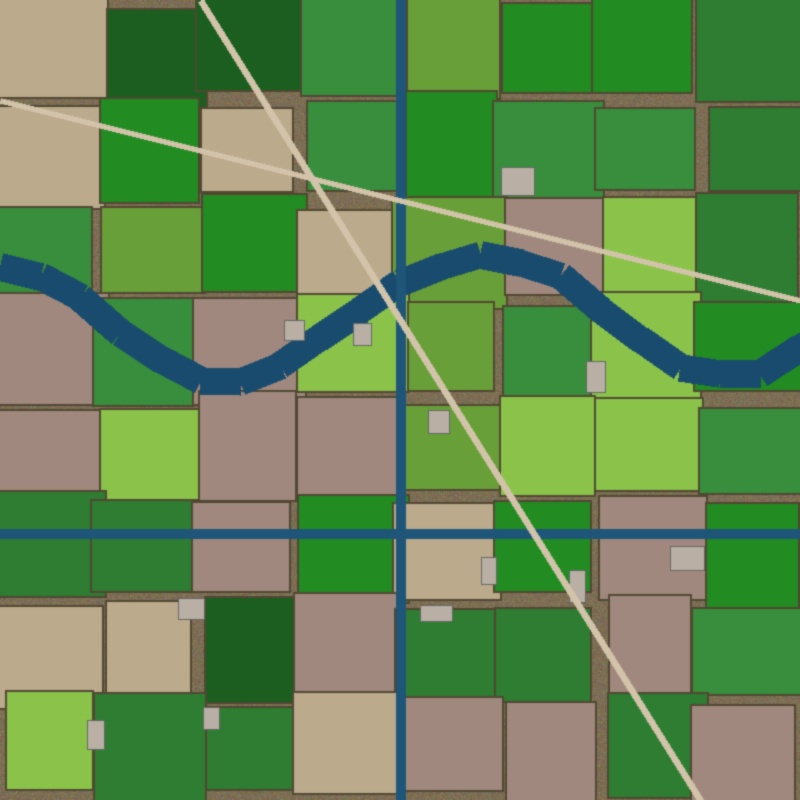
#> input picture backend/samples/agriculture_delta.jpg, 800 x 800 px
$ python -i water_detection.py   (imports and definitions only)   (older library calls are emulated)
#> lines starting #> are read from the running program, lines starting #| are printed output that depends on the picture; after the words box and inside, x2 and y2 are one past the last pixel; in counts of white or black regions, pixels touching at a corner belong together
import os
import cv2
import numpy as np
from PIL import Image
from typing import Dict, Any, Tuple, List


def detect_water_bodies(
    rgb_arr: np.ndarray,
    output_dir: str,
    prefix: str = "water"
) -> Tuple[float, str, Dict[str, Any], List[Dict[str, Any]]]:
    """
    Detects inland and marine water bodies using optical water indices:
    - RGB NDWI (Normalized Difference Water Index RGB): (G - R) / (G + R)
    - Blue-Red absorption ratio: (B - R) / (B + R)
    - Texture uniformity (water has very low local standard deviation)
    - HSV chromaticity filtering

    Returns:
        (water_percentage, mask_path, details, detected_water_features)
    """
#> called with output_dir = 'out.png', prefix = 'water'
    h, w, _ = rgb_arr.shape
    total_pixels = float(h * w)

    img_f = rgb_arr.astype(np.float32) / 255.0
    r = img_f[:, :, 0]
    g = img_f[:, :, 1]
    b = img_f[:, :, 2]

    # Water has higher blue/green than red, and low overall red reflectance
    denom_gr = g + r
    denom_gr[denom_gr < 1e-5] = 1e-5
    ndwi_rgb = (g - r) / denom_gr

    denom_br = b + r
    denom_br[denom_br < 1e-5] = 1e-5
    blue_ratio = (b - r) / denom_br

    # Convert to grayscale to measure local texture/variance
    gray = cv2.cvtColor(rgb_arr, cv2.COLOR_RGB2GRAY)
    blur = cv2.GaussianBlur(gray, (5, 5), 0)
    laplacian_var = cv2.Laplacian(blur, cv2.CV_32F)
    texture_low = np.abs(laplacian_var) < 15.0
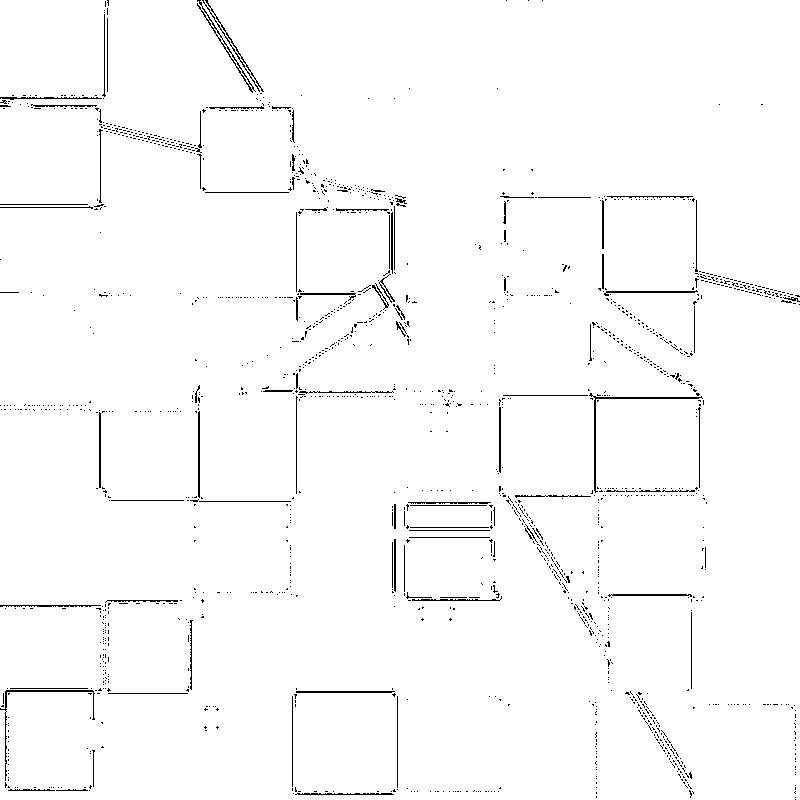
#> texture_low: shape (800, 800) bool; 98.1% white; black in thin lines or dots

    # HSV values: Water typically has Hue in blue/cyan range (85-135) or low Saturation with low Value
    hsv = cv2.cvtColor(rgb_arr, cv2.COLOR_RGB2HSV)
#> hsv: shape (800, 800, 3); mean H, S, V 43.7, 126.8, 145.9
    hue = hsv[:, :, 0]
    sat = hsv[:, :, 1]
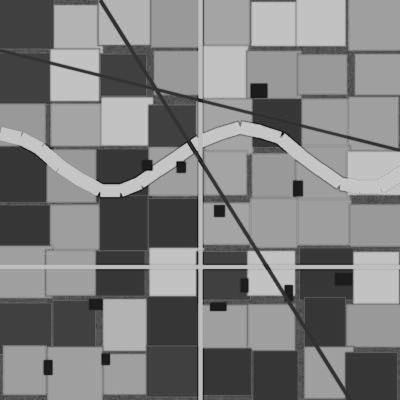
#> sat: shape (800, 800) (shown at 1/2 size); min 0, max 217, mean 126.8
    val = hsv[:, :, 2]
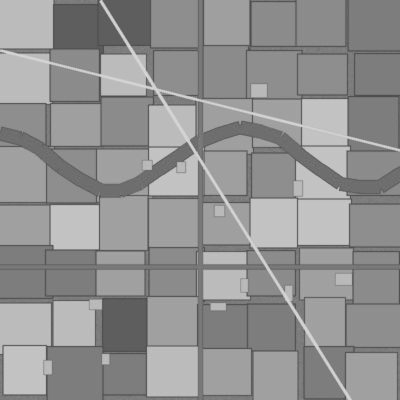
#> val: shape (800, 800) (shown at 1/2 size); min 72, max 218, mean 145.9

    # Conditions for water:
    # 1. Deep blue/ocean/lake: Blue > Red and Blue > Green, Hue in [80, 140], Val < 220
    deep_water = (b > r * 1.15) & (b > g * 0.95) & (hue >= 80) & (hue <= 140) & (val < 200)
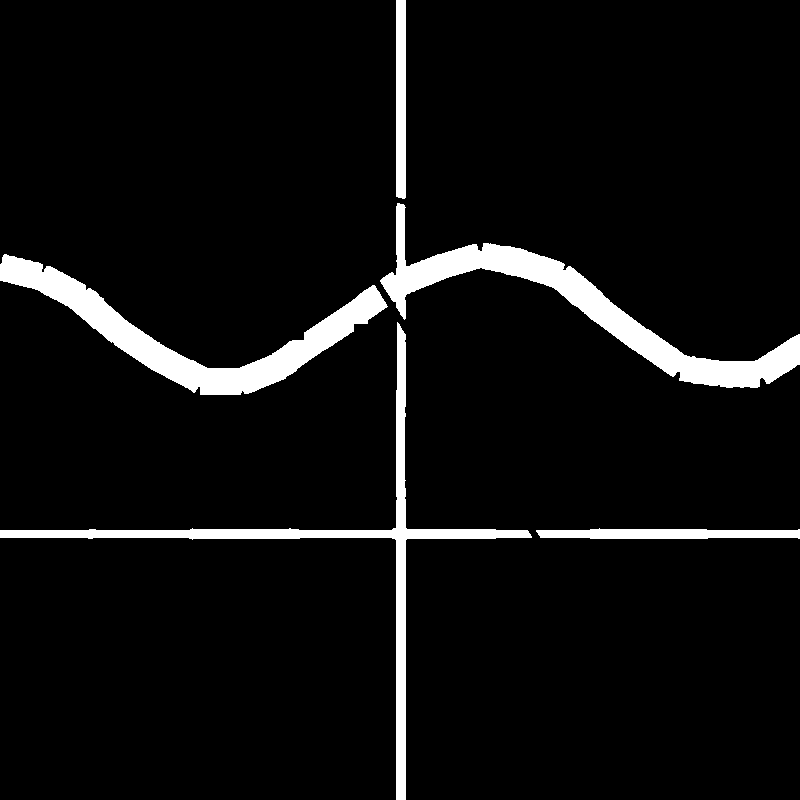
#> deep_water: shape (800, 800) bool; 5.9% white; 5 white regions, box (x1, y1, x2, y2) and area: (380, 203, 800, 388) 12763, (0, 254, 388, 395) 11723, (0, 322, 532, 800) 9168, (536, 528, 800, 539) 2336, (396, 0, 406, 199) 1981

    # 2. Turbid / silt / shallow river water: Green > Red, Blue high, low brightness
    turbid_water = (ndwi_rgb > 0.08) & (r < 0.45) & (val < 160) & texture_low
#> turbid_water: shape (800, 800) bool; 52.6% white; 414 black regions (380 under 20 px), largest, box (x1, y1, x2, y2) and area: (0, 0, 800, 800) 238212, (0, 539, 396, 800) 59753, (504, 274, 572, 306) 1452

    # 3. Very dark water bodies (high absorption in all optical bands)
    dark_water = (val < 50) & (sat > 20) & (np.abs(b - g) < 0.15)
#> dark_water: shape (800, 800) bool; every value is 0

    combined_water = (deep_water | turbid_water | dark_water) & texture_low
#> combined_water: shape (800, 800) bool; 52.6% white; 421 black regions (387 under 20 px), largest, box (x1, y1, x2, y2) and area: (0, 0, 800, 800) 238052, (0, 539, 396, 800) 59753, (504, 275, 572, 306) 1435

    # Clean mask
    water_mask = combined_water.astype(np.uint8) * 255
    kernel = cv2.getStructuringElement(cv2.MORPH_ELLIPSE, (5, 5))
    water_mask = cv2.morphologyEx(water_mask, cv2.MORPH_OPEN, kernel)
#> water_mask: shape (800, 800); 51.6% white; 112 black regions (102 under 20 px), largest, box (x1, y1, x2, y2) and area: (0, 0, 800, 800) 248235, (0, 539, 398, 800) 60021, (406, 274, 488, 311) 540
    water_mask = cv2.morphologyEx(water_mask, cv2.MORPH_CLOSE, kernel)
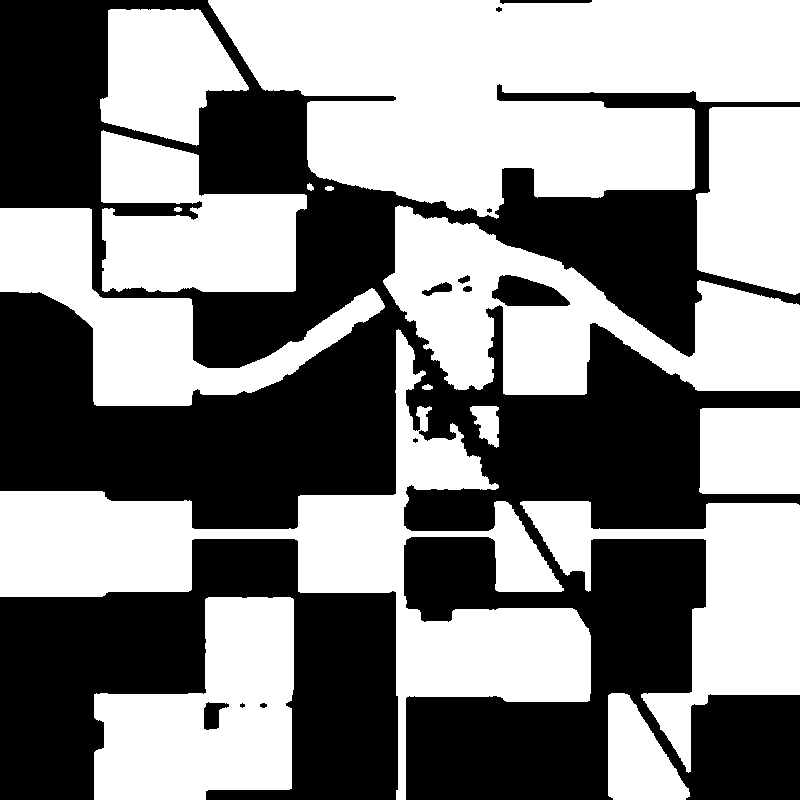
#> water_mask: shape (800, 800); 52.2% white; 13 black regions (3 under 20 px)

    water_pixels = int(np.count_nonzero(water_mask))
#> water_pixels = 334210
    water_percentage = round((water_pixels / total_pixels) * 100.0, 2)
#> water_percentage = 52.22

    # Find distinct water contours
    contours, _ = cv2.findContours(water_mask, cv2.RETR_EXTERNAL, cv2.CHAIN_APPROX_SIMPLE)
#> contours = 16 contours; largest, box (x1, y1, x2, y2) and area: (208, 0, 800, 219) 87894, (0, 329, 591, 800) 57806, (383, 205, 800, 395) 39118, (94, 597, 294, 800) 28027, (520, 501, 800, 773) 25722
    detected_features = []

    for idx, c in enumerate(contours):
        area = cv2.contourArea(c)
        if area > (total_pixels * 0.0008):  # Only significant features (>0.08% of image)
            x, y, cw, ch = cv2.boundingRect(c)
            feat_pct = round((area / total_pixels) * 100.0, 2)
            detected_features.append({
                "id": idx + 1,
                "type": "Water Body",
                "area_percentage": feat_pct,
                "bbox": [round(y / h, 4), round(x / w, 4), round((y + ch) / h, 4), round((x + cw) / w, 4)],
                "aspect_ratio": round(float(cw) / max(float(ch), 1.0), 2)
            })
#> this loop made 16 passes
#> (area, x, y, cw, ch, feat_pct) on passes 1, 2, 3, 4, 5, 7, 8, 10: (5480.5, 608, 693, 82, 107, 0.86), (28027, 94, 597, 200, 203, 4.38), (25721.5, 520, 501, 280, 272, 4.02), (8416, 699, 408, 101, 86, 1.31), (731.5, 470, 406, 29, 42, 0.11), (57806.5, 0, 329, 591, 471, 9.03), (24218, 0, 208, 385, 198, 3.78), (39117.5, 383, 205, 417, 190, 6.11)
#> after the loop, detected_features = 12 items

    # Sort largest first
    detected_features.sort(key=lambda x: x["area_percentage"], reverse=True)

    # Quadrant breakdown
    half_h, half_w = h // 2, w // 2
    nw_water = np.count_nonzero(water_mask[:half_h, :half_w]) / float(half_h * half_w) * 100.0
#> nw_water = 53.25
    ne_water = np.count_nonzero(water_mask[:half_h, half_w:]) / float(half_h * (w - half_w)) * 100.0
#> ne_water = 75.55
    sw_water = np.count_nonzero(water_mask[half_h:, :half_w]) / float((h - half_h) * half_w) * 100.0
#> sw_water = 37.3
    se_water = np.count_nonzero(water_mask[half_h:, half_w:]) / float((h - half_h) * (w - half_w)) * 100.0
#> se_water = 42.78

    # Categorize water presence
    if water_percentage > 40:
        presence_label = "Extensive Open Water / Coastal or Lake Environment"
    elif water_percentage > 10:
        presence_label = "Prominent River / Estuary / Reservoir System"
    elif water_percentage > 1.5:
        presence_label = "Minor Waterways / Canals / Small Ponds"
    else:
        presence_label = "No Significant Water Bodies Detected"

    # Generate transparent RGBA overlay image (Electric Azure #00B0FF with ~170 alpha)
    overlay_rgba = np.zeros((h, w, 4), dtype=np.uint8)
    mask_indices = water_mask > 0
#> mask_indices: shape (800, 800) bool; 52.2% white; 13 black regions (3 under 20 px), largest, box (x1, y1, x2, y2) and area: (0, 0, 800, 800) 243907, (0, 539, 398, 800) 59124, (492, 275, 570, 306) 1641
    overlay_rgba[mask_indices, 0] = 0    # R
    overlay_rgba[mask_indices, 1] = 176  # G (#00B0FF)
    overlay_rgba[mask_indices, 2] = 255  # B
    overlay_rgba[mask_indices, 3] = 170  # Alpha

    # Save overlay mask
    mask_filename = f"{prefix}_mask.png"
    mask_path = os.path.join(output_dir, mask_filename)
    Image.fromarray(overlay_rgba).save(mask_path, format="PNG")
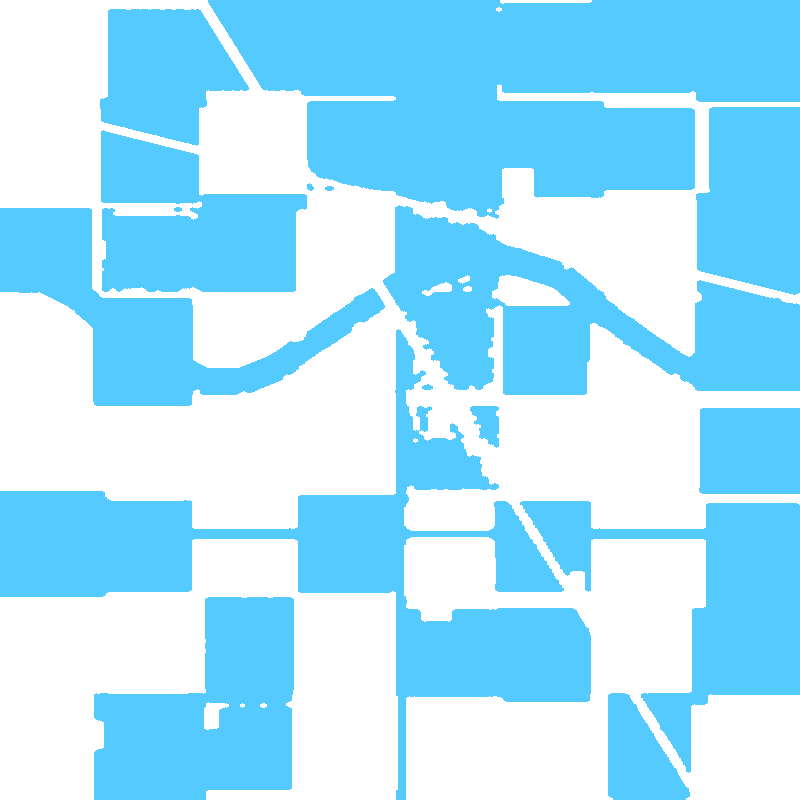
#> saved as water_mask.png: PIL image 800x800 RGBA; mean R, G, B, A 0, 91.9, 133.2, 88.8; transparent parts drawn white

    details = {
        "percentage": water_percentage,
        "presence_label": presence_label,
        "feature_count": len(detected_features),
        "quadrant_distribution": {
            "north_west": round(nw_water, 2),
            "north_east": round(ne_water, 2),
            "south_west": round(sw_water, 2),
            "south_east": round(se_water, 2)
        },
        "total_water_pixels": water_pixels
    }

    return water_percentage, mask_path, details, detected_features

>>> import cv2
>>> picture = cv2.cvtColor(cv2.imread('../samples/agriculture_delta.jpg'), cv2.COLOR_BGR2RGB)
>>> result = detect_water_bodies(picture, 'out.png')

$ run again, on backend/samples/coastal_port.jpg
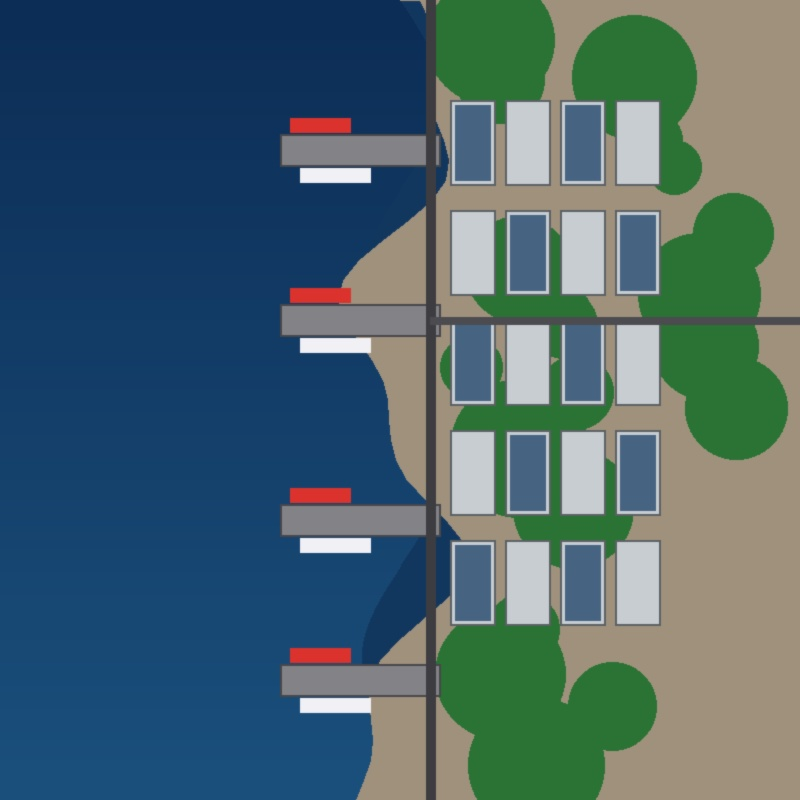
#> input picture backend/samples/coastal_port.jpg, 800 x 800 px
#> in detect_water_bodies, `texture_low = np.abs(laplacian_var) < 15.0`:
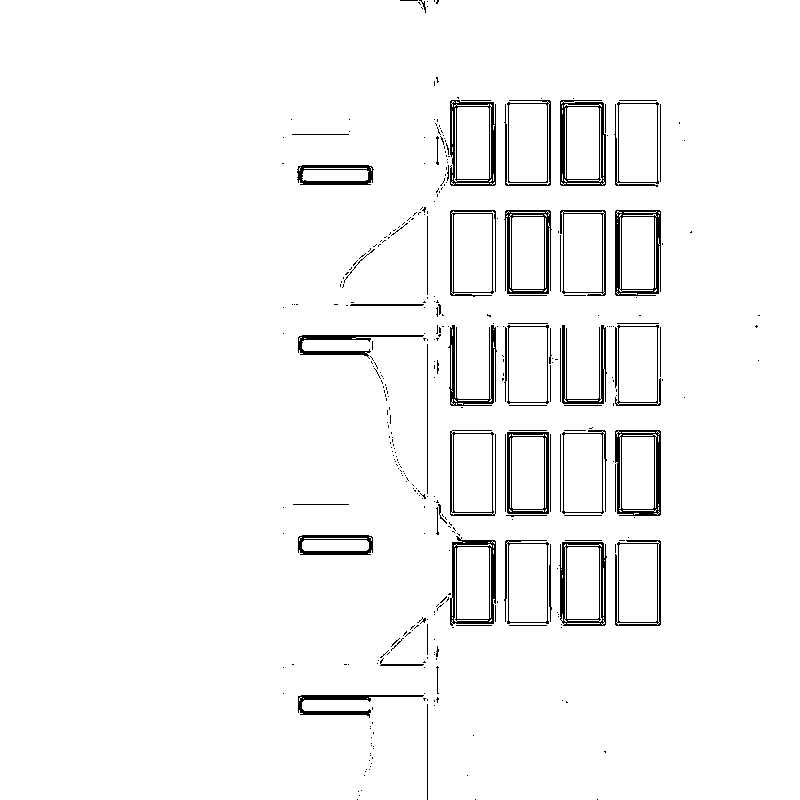
#> texture_low: shape (800, 800) bool; 96.5% white; black in thin lines or dots, all inside (x1, y1, x2, y2) = (282, 0, 760, 800)
#> hsv: shape (800, 800, 3); mean H, S, V 80.3, 138.6, 126.5
#> deep_water: shape (800, 800) bool; 50.9% white; 5 black regions (2 under 20 px), largest, box (x1, y1, x2, y2) and area: (281, 0, 800, 800) 311831, (300, 168, 371, 183) 1065, (300, 538, 371, 553) 1065
#> turbid_water: shape (800, 800) bool; 64.2% white; 20 black regions (19 under 20 px), largest, box (x1, y1, x2, y2) and area: (280, 0, 800, 800) 228879
#> dark_water: shape (800, 800) bool; every value is 0
#> combined_water: shape (800, 800) bool; 64.4% white; 41 black regions (40 under 20 px), largest, box (x1, y1, x2, y2) and area: (281, 0, 800, 800) 227861
#> water_pixels = 409137
#> water_percentage = 63.93
#> contours = 20 contours; largest, box (x1, y1, x2, y2) and area: (0, 0, 428, 800) 292710, (435, 600, 657, 800) 27616, (660, 323, 788, 460) 12668, (572, 15, 702, 195) 11797, (454, 323, 633, 567) 11664
#> the loop in detect_water_bodies, `for idx, c in enumerate(contours):` made 20 passes
#> (area, x, y, cw, ch, feat_pct) on passes 1, 2, 3, 4, 5, 6, 8, 9: (27615.5, 435, 600, 222, 200, 4.31), (2195, 567, 547, 32, 72, 0.34), (2195, 457, 547, 32, 72, 0.34), (1161, 434, 521, 23, 84, 0.18), (2195, 622, 437, 32, 72, 0.34), (2195, 512, 437, 32, 72, 0.34), (12668, 660, 323, 128, 137, 1.98), (11664.5, 454, 323, 179, 244, 1.82)
#> after the loop in detect_water_bodies, `for idx, c in enumerate(contours):`: detected_features = 18 items
#> nw_water = 89.4
#> ne_water = 42.04
#> sw_water = 89.7
#> se_water = 34.57
#> mask_indices: shape (800, 800) bool; 63.9% white; 1 black region, box (x1, y1, x2, y2) and area: (281, 0, 800, 800) 230863
#> in detect_water_bodies, `Image.fromarray(overlay_rgba).save(mask_path, format="PNG")`:
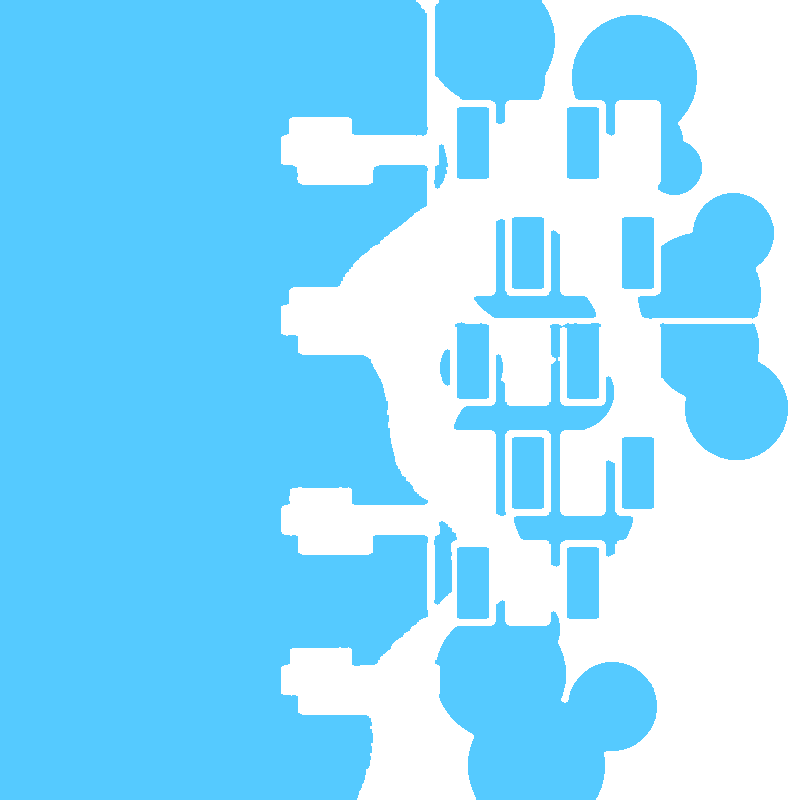
#> saved as water_mask.png: PIL image 800x800 RGBA; mean R, G, B, A 0, 112.5, 163, 108.7; transparent parts drawn white
